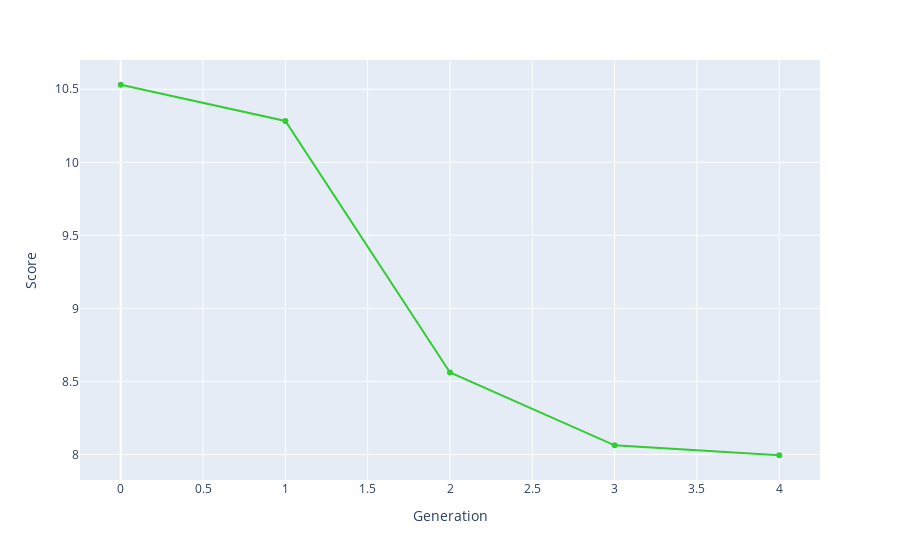

The notebook cell this image was saved under:
### Code cell
bestRankDF = pd.DataFrame(bestRank, columns=['Score', 'Schedule'])
bestRank
bestRankDF['Generation'] = bestRankDF.index.values
fig = px.line(bestRankDF, x='Generation', y='Score', hover_data=['Schedule'], markers=True)
fig.update_traces(line_color='LimeGreen')
fig.show()
fileName = f'p{popSize}g{generations}n{nSwaps}p.html'
fig.write_html(f'charts/{fileName}', include_plotlyjs="cdn")

### Figure 1 — Plotly figure (JSON) as saved in the notebook; plotly's stock layout.template omitted (floating-point values rounded to 4 significant figures; data arrays with more than 128 entries replaced by an {"elided": "..."} marker saying what was removed)
{"data": [{"customdata": {"elided": "5x1x48 int values"}, "hovertemplate": "Generation=%{x}<br>Score=%{y}<br>Schedule=%{customdata[0]}<extra></extra>", "legendgroup": "", "line": {"color": "LimeGreen", "dash": "solid"}, "marker": {"symbol": "circle"}, "mode": "lines+markers", "name": "", "orientation": "v", "showlegend": false, "type": "scatter", "x": [0, 1, 2, 3, 4], "xaxis": "x", "y": [10.53, 10.28, 8.561, 8.063, 7.995], "yaxis": "y"}], "layout": {"legend": {"tracegroupgap": 0}, "margin": {"t": 60}, "xaxis": {"anchor": "y", "domain": [0, 1], "title": {"text": "Generation"}}, "yaxis": {"anchor": "x", "domain": [0, 1], "title": {"text": "Score"}}}}
